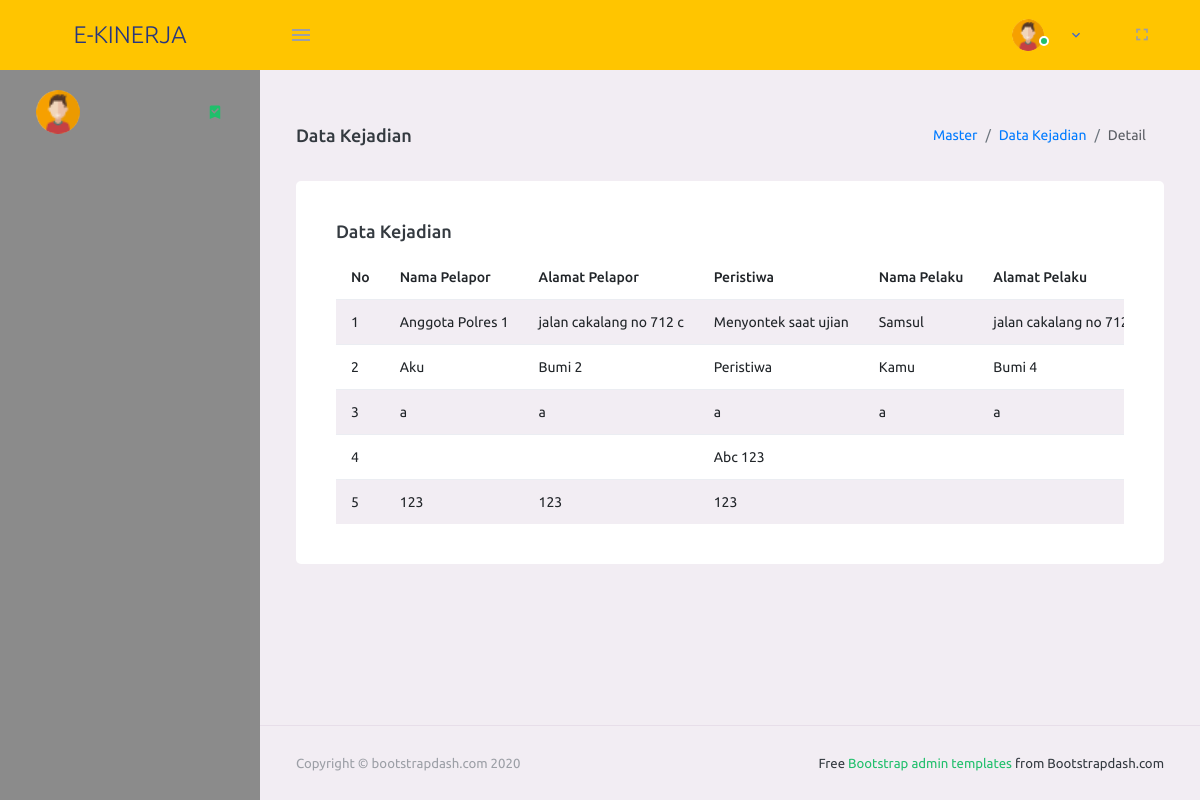
The app's page /DataKejadian/detail/125 with its own data.
### tables this page shows
CREATE TABLE `kejadian` (
  `ID_KEJADIAN` int(11) NOT NULL,
  `NIP_PENCATAT` varchar(20) DEFAULT NULL,
  `NIP_VALIDATOR` varchar(20) DEFAULT NULL,
  `NAMA_PELAPOR` varchar(100) DEFAULT NULL,
  `TEMPAT_LAHIR_PELAPOR` varchar(50) DEFAULT NULL,
  `TANGGAL_LAHIR_PELAPOR` date DEFAULT NULL,
  `ALAMAT_PELAPOR` varchar(150) DEFAULT NULL,
  `JENIS_KELAMIN_PELAPOR` varchar(100) DEFAULT NULL,
  `PERISTIWA` varchar(500) DEFAULT NULL,
  `NAMA_PELAKU` varchar(100) DEFAULT '-',
  `TEMPAT_LAHIR_PELAKU` varchar(50) DEFAULT '-',
  `TANGGAL_LAHIR_PELAKU` date DEFAULT NULL,
  `ALAMAT_PELAKU` varchar(150) DEFAULT '-',
  `JENIS_KELAMIN_PELAKU` varchar(100) DEFAULT '-',
  `NAMA_KORBAN` varchar(100) DEFAULT '-',
  `TEMPAT_LAHIR_KORBAN` varchar(50) DEFAULT '-',
  `TANGGAL_LAHIR_KORBAN` date DEFAULT NULL,
  `ALAMAT_KORBAN` varchar(150) DEFAULT '-',
  `JENIS_KELAMIN_KORBAN` varchar(100) DEFAULT '-',
  `NAMA_SAKSI` varchar(100) NOT NULL DEFAULT '-',
  `TEMPAT_LAHIR_SAKSI` varchar(50) NOT NULL DEFAULT '-',
  `TANGGAL_LAHIR_SAKSI` date DEFAULT NULL,
  `ALAMAT_SAKSI` varchar(150) NOT NULL DEFAULT '-',
  `JENIS_KELAMIN_SAKSI` varchar(100) NOT NULL DEFAULT '-',
  `KETERANGAN_KEJADIAN` varchar(500) DEFAULT NULL,
  `KATEGORI_KEJADIAN` varchar(100) DEFAULT NULL,
  `TANGGAL_INPUT_DATA` timestamp NOT NULL DEFAULT current_timestamp() ON UPDATE current_timestamp(),
  `STATUS_KEJADIAN` varchar(255) DEFAULT 'Belum Tervalidasi',
  `TANGGAL_VALIDASI` timestamp NULL DEFAULT NULL,
  `CATATAN` varchar(255) DEFAULT NULL
);

### application/controllers/DataKejadian.php (called while the page is built, shortened)
<?php
class DataKejadian extends CI_Controller {
    public function __construct(){
        $this->load->model('m_anggota');
        $this->load->model('m_model');
        $this->load->library(array('upload'));
    }
    public function detail($nip){
        $data['content']            = 'data_kejadian/all-kejadian-polsek-detail';
        $data['title']              = 'Data Kejadian';
        $data['kejadian']           = $this->m_model->get_data_where('kejadian', array('NIP_PENCATAT' => $nip));
        $this->load->view('template/template', $data);
    }
}

### index.php (called while the page is built, shortened)
<?php
require_once BASEPATH.'core/CodeIgniter.php';

### application/models/M_model.php (called while the page is built, shortened)
<?php
class M_model extends CI_Model {
    public function get_data_where($table_name, $condition){
        return $this->db->get_where($table_name, $condition)->result();
    }
}

### application/views/data_kejadian/all-kejadian-polsek-detail.php (the view, shortened to what this page needs)
<div class="page-header">
    <h3 class="page-title"> <?= $title ?> </h3>
    <nav aria-label="breadcrumb">
    <ol class="breadcrumb">
        <li class="breadcrumb-item"><a href="#">Master</a></li>
        <li class="breadcrumb-item"><a href="<?= base_url('DataKejadian/polsek')?>">Data Kejadian</a></li>
        <li class="breadcrumb-item active" aria-current="page">Detail</li>
    </ol>
    </nav>
</div>
<div class="row">
    <div class="col-lg-12 grid-margin stretch-card">
    <div class="card">
        <div class="card-body">
        <div class="float-left">
            <h4 class="card-title">Data Kejadian</h4>
        </div>
        <table class="table table-striped table-responsive">
            <thead>
            <tr>
                <th> No </th>
                <th> Nama Pelapor </th>
                <th> Alamat Pelapor </th>
                <th> Peristiwa </th>
                <th> Nama Pelaku </th>
                <th> Alamat Pelaku </th>
            </tr>
            </thead>
            <tbody>
                <?php $no = 1; foreach($kejadian as $data){ ?>
                <tr>
                    <td><?= $no++?></td>
                    <td><?= $data->NAMA_PELAPOR?></td>
                    <td><?= $data->ALAMAT_PELAPOR?></td>
                    <td><?= $data->PERISTIWA?></td>
                    <td><?= $data->NAMA_PELAKU?></td>
                    <td><?= $data->ALAMAT_PELAKU?></td>
                </tr>
                <?php }?>
            </tbody>
        </table>
        </div>
    </div>
    </div>
</div>

### records on screen
kejadian: NAMA_PELAPOR "Anggota Polres 1", ALAMAT_PELAPOR "jalan cakalang no 712 c", PERISTIWA "Menyontek saat ujian", NAMA_PELAKU "Samsul", ALAMAT_PELAKU "jalan cakalang no…"
kejadian: NAMA_PELAPOR "Aku", ALAMAT_PELAPOR "Bumi 2", PERISTIWA "Peristiwa", NAMA_PELAKU "Kamu", ALAMAT_PELAKU "Bumi 4"
kejadian: NAMA_PELAPOR "a", ALAMAT_PELAPOR "a", PERISTIWA "a", NAMA_PELAKU "a", ALAMAT_PELAKU "a"
kejadian: PERISTIWA "Abc 123"
kejadian: NAMA_PELAPOR "123", ALAMAT_PELAPOR "123", PERISTIWA "123"

### other values on screen
$title "Data Kejadian"
